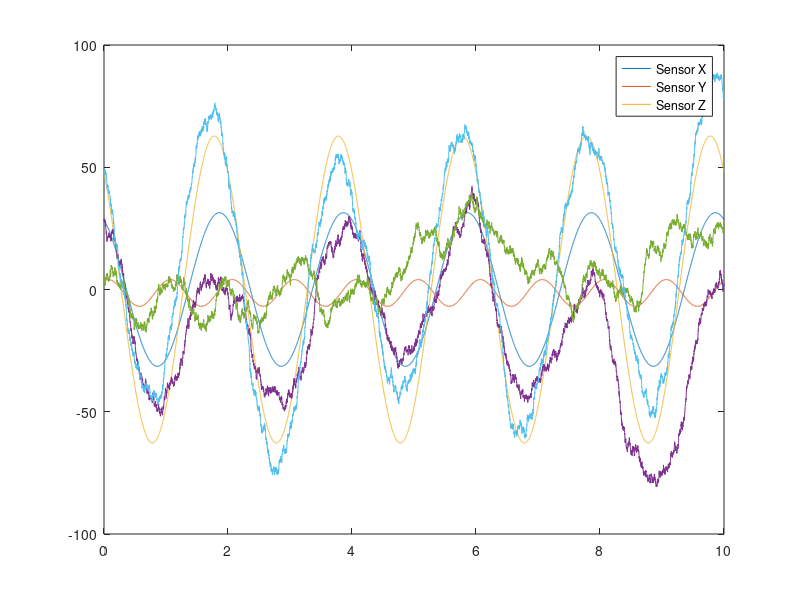
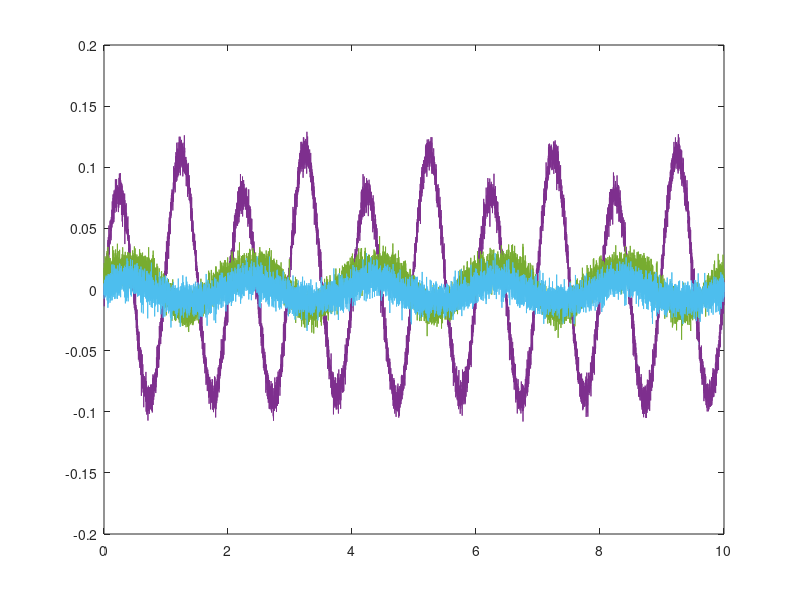

These charts were generated, in order, by the following MATLAB code:
% This function generates simulated IMU data of a virtual fish

function [simimu] = simluatedData()

samplefreq	= 1e-3;     % 1 KHz
time        = 0:samplefreq:10; % in seconds
% Accelerometer (datesheet) quantities
accel.noisestd  = (3e-4*sqrt(0.5/samplefreq));          % unit = g (9.81 m/s2)
% Gyroscope (datasheet) quantities
gyro.noisestd   = deg2rad(0.01*sqrt(0.5/samplefreq)); % unit = radians
gyro.biasstd    = 2*gyro.noisestd;
% Simulation characteristics
freq        = 0.5;

roll.amplitude  = deg2rad(10);
roll.phase      = deg2rad(25);
roll.freq       = freq;
roll.angle      = roll.amplitude*sin(2*pi*roll.freq*time + roll.phase);
roll.rate       = 2*pi*roll.freq*roll.amplitude*cos(2*pi*roll.freq*time + roll.phase);
roll.rateofrate = -(2*pi*roll.freq)^2*roll.angle;

pitch.amplitude = 0;
pitch.angle     = zeros(size(time));
pitch.rate      = zeros(size(time));
pitch.rateofrate = zeros(size(time));

yaw.amplitude   = deg2rad(20);
yaw.phase       = deg2rad(40);
yaw.freq        = freq;
yaw.angle       = yaw.amplitude*sin(2*pi*yaw.freq*time + yaw.phase);
yaw.rate        = 2*pi*yaw.freq*yaw.amplitude*cos(2*pi*yaw.freq*time + yaw.phase);
yaw.rateofrate  = -(2*pi*yaw.freq)^2*yaw.angle;

% Converting Roll-Pitch-Yaw into Euler angles
% RPY = ZYX Euler Angles = R(x,phi)*R(y,theta)*R(z,psi)
% psi = Yaw, theta = Pitch, phi = Roll
psi     = yaw;
theta   = pitch;
phi     = roll;
 [Omega_Sensor, Alpha_Sensor] = ...
    getRotationRatesEulerZYX(psi, theta, phi);


% Rotation of the rigid body
% Ax          = 10*(accel.noisestd);
Ax          = 0.1;
rOP         = [0,-5e-3,1e-2]'; % meters
Accel_CoM     = [Ax*sin(4*pi*freq*time);zeros(2,length(time))];
Accel_P     = getAcceleration(Accel_CoM, rOP, Omega_Sensor, Alpha_Sensor);

% Adding noise
% gyro.sigma = (gyro.noisevar)*eye(3,3); R = (chol(gyro.sigma));
simimu.gyro     = Omega_Sensor + (gyro.noisestd)*randn(size(Omega_Sensor));
% Adding bias drift
Bias            = getBias(length(Omega_Sensor), gyro.biasstd);
simimu.gyro     = simimu.gyro+Bias;
% accel.sigma = (accel.noisevar)*eye(3,3); R = chol(accel.sigma);
simimu.acc  = Accel_P + accel.noisestd*randn(size(Accel_P));

simimu.gyro     = simimu.gyro';
simimu.acc      = simimu.acc';
simimu.t        = time';


figure('Name','Gyroscope with noise, without drift')
plot(time, rad2deg(Omega_Sensor));
hold on
plot(time, rad2deg(simimu.gyro));
legend('Sensor X', 'Sensor Y', 'Sensor Z')

figure()
plot(time, Accel_P);
hold on
plot(time, simimu.acc);

end

function [Omega_Sensor, Alpha_Sensor] = ...
    getRotationRatesEulerZYX(psi, theta, phi)
% 
% keyboard
    N = length(psi.angle);
    Omega_Sensor = zeros(3,N);
    Alpha_Sensor = zeros(3,N);
    for ii=1:N
        Theta_d     = [phi.rate(ii); theta.rate(ii); psi.rate(ii)];
        Theta_dd    = [phi.rateofrate(ii); theta.rateofrate(ii); psi.rateofrate(ii)];
        W = [1, 0, -sin(theta.angle(ii));
            0, cos(phi.angle(ii)), cos(theta.angle(ii)).*sin(phi.angle(ii));
            0, -sin(phi.angle(ii)), cos(theta.angle(ii)).*cos(phi.angle(ii))];
        W_theta =[0,0,-cos(theta.angle(ii));
            0,0,-sin(theta.angle(ii))*sin(phi.angle(ii));
            0,0,-sin(theta.angle(ii))*cos(phi.angle(ii))];
        W_phi   = [0,0,0;
            0,-sin(phi.angle(ii)), cos(theta.angle(ii))*cos(phi.angle(ii));
            0,-cos(phi.angle(ii)), -cos(theta.angle(ii))*sin(phi.angle(ii))];
        W_d     = W_theta*theta.rate(ii) + W_phi*phi.rate(ii);
        Omega_Sensor(:,ii)     = W*Theta_d;
        Alpha_Sensor(:,ii)     = W_d*Theta_d + W*Theta_dd;
    end
end

% Two points on a rigid body
function [Accel_P] = getAcceleration(Accel_O, rOP, Omega_Sensor, Alpha_Sensor)
    N = length(Accel_O);
    Accel_P = zeros(3,N);

    for ii=1:N
        Accel_P(:,ii) = Accel_O(:,ii) + ...
            (crossMat(Alpha_Sensor(:,ii)) + ...
            crossMat(Omega_Sensor(:,ii))^2)*rOP;
    end
end

% Cross Product matrix
function [Mat] = crossMat(vector)
    Mat = [0, -vector(3), vector(2);
        vector(3), 0, -vector(1);
        -vector(2), vector(1), 0];
end

% Random walk
function [Bias] = getBias(length, std)
    Bias = zeros(3,length);
    Bias(:,1) = std*randn(3,1);
    for ii=2:length
        Bias(:,ii) = Bias(:,ii-1) + std*randn(3,1);
    end
end